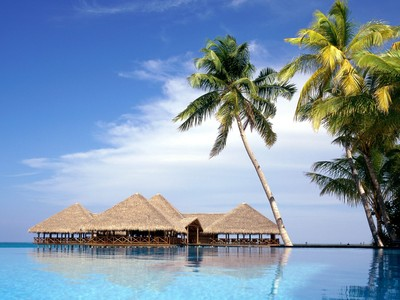
#> input picture p1-XX-YY/input/p1-1-0.png, 400 x 300 px, found by its file name
$ python main.py
#> lines starting #> are read from the running program, lines starting #| are printed output that depends on the picture
### p1-XX-YY/src/convolution.py
import cv2
import numpy as np

def convolve(input, kernel):
    # Makes sure all the data is ndarray
    input = np.array(input)
    kernel = np.array(kernel)

    # Create the output matrix
    output = np.zeros(input.shape)

    # Verify the convolution type chrome or BGR
    if(input.ndim == 2):
        convolution(input, kernel, output, -1)
    else:
        for i in range(3):
            convolution(input[:, :, i], kernel, output, i)

    return output

def convolution(input, kernel, output, channel):
    # Flips kernel to convolve
    kernel = np.flip(np.flip(kernel, 0), 1)

    # Get image information
    heightI, widthI = input.shape[:2]
    heightK, widthK = kernel.shape[:2]

    # Calculate the center, It will be used as difference between input and kernel
    diff = int(heightK/2)

    # Create border on image before convolving (using difference between kernel and input)
    input = cv2.copyMakeBorder(input, diff, diff, diff, diff, cv2.BORDER_CONSTANT, 0)

    # Slides kernel over the new bordered image
    for i in range(diff, heightI + diff):
        for j in range(diff, widthI + diff):
            value = np.sum(input[i - diff : i + diff + 1, j - diff : j + diff + 1] * kernel)

            if(channel == -1):
                output[i-diff, j-diff] = value
            else:
                output[i-diff, j-diff, channel] = value

### p1-XX-YY/src/gaussian_pyramid.py
import cv2
import copy as cp
import numpy as np
import masks as mask
import convolution as cv
import bi_interpolation as itp
import math

# Caller to generate the gaussian pyramid
def gaussianPyramid(img, lvl):
    gPyramid = []
    gPyramid.append(img)
    lvl -= 1

    aux = img

    for i in range(lvl):
        aux = pyrContract(aux)
        gPyramid.append(aux)

    return gPyramid

# Function that generates a half sized image of the input by sampling
def pyrContract(current_img):
    # Convolves input with the gaussian mask
    blur_img = cv.convolve(cp.copy(current_img), mask.g_3)

    height = math.floor(current_img.shape[0] / 2)
    width = math.floor(current_img.shape[1] / 2)
    channel = current_img.shape[2]

    aux = np.zeros((height, width, channel), np.uint8)

    for i in range(height):
        for j in range(width):
            for k in range(channel):
                # Skip every other pixel of input
                aux.itemset((i, j, k), blur_img.item(i * 2, j * 2, k))

    return aux

# Function that generates a double sized image of the input by interpolating
def pyrExpand(current_img):
    height, width, channel = current_img.shape

    aux = np.zeros((height * 2, width * 2, channel), np.uint8)

    for i in range(height):
        for j in range(width):
            for k in range(channel):
                # Generates an image from input missing every other pixel
                aux.itemset((i * 2, j * 2, k), current_img.item(i, j, k))

    # Interpolate the missing pixels with their surroundings
    aux = itp.interpolate(aux)

    return aux

### p1-XX-YY/src/place_pyramid.py
import cv2
import numpy as np
import gaussian_pyramid as gPyr
import math

# Caller to generate the laplacian pyramid, the last level is added in here
def placePyramid(img, lvl):
    lPyramid = []
    gPyramid = gPyr.gaussianPyramid(img, lvl)

    for i in range(lvl - 1):
        low_pass = gPyr.pyrExpand(gPyramid[i + 1])
        current_img = gPyramid[i]

        aux = pyrContract(current_img, low_pass)

        lPyramid.append(aux)

    i += 1
    lPyramid.append(gPyramid[i])

    return lPyramid

# Function that generates a half sized image of the input, result is the sharp
# details of input
def pyrContract(current_img, low_pass):
    while low_pass.shape[0] < current_img.shape[0]:
        current_img = np.delete(current_img,(-1),axis=0)
    while low_pass.shape[1] < current_img.shape[1]:
        current_img = np.delete(current_img,(-1),axis=1)

    aux = current_img
    aux = aux.astype(np.int16)

    for i in range(aux.shape[0]):
        for j in range(aux.shape[1]):
            for k in range(aux.shape[2]):
                # Subtract every pixel from a blured version of it, result are
                # the sharps details
                pixel = aux.item(i, j, k) - low_pass.item(i, j, k)
                aux.itemset((i, j, k), pixel)

    return aux

# Function that generates a double sized image of the input, the result is the
# way towards the original image
def pyrExpand(current_img, high_pass):
    # Uses the gaussian expansion
    low_pass = gPyr.pyrExpand(current_img)

    while low_pass.shape[0] < high_pass.shape[0]:
        high_pass = np.delete(high_pass, (-1), axis = 0)
    while low_pass.shape[1] < high_pass.shape[1]:
        high_pass = np.delete(high_pass, (-1), axis = 1)

    # Sums the expanded image with the sharp details saved previously
    aux = low_pass + high_pass

    return aux

### p1-XX-YY/src/bi_interpolation.py
import cv2
import numpy as np
import math
import copy as cp

# Caller function to the actual interpolation
def interpolate(input):
    output = cp.copy(input)

    if(input.ndim == 2):
        interpolation(input, output, -1)
    else:
        for i in range(3):
            interpolation(input[:, :, i], output, i)

    return output

# Performs interpolation on a single image channel
def interpolation(input, output, channel):
    i_height, i_width = input.shape

    # Goes over the entire image
    for i in range(1, i_height, 2):
        for j in range(1, i_width, 2):

            # Calculus for the three pixels that will be changed
            # Up
            if (j + 1 < i_width):
                mean = math.floor((input.item(i - 1, j - 1) + input.item(i - 1, j + 1)) / 2)
                output.itemset((i - 1, j, channel), mean)
            else:
                output.itemset((i - 1, j, channel), output.item((i - 1, j - 1, channel)))

            # Left
            if (i + 1 < i_height):
                mean = math.floor((input.item(i - 1, j - 1) + input.item(i + 1, j - 1)) / 2)
                output.itemset((i, j - 1, channel), mean)
            else:
                output.itemset((i, j - 1, channel), output.item((i - 1, j - 1, channel)))

            # Center
            if (i + 1 < i_height) and (j + 1 < i_width):
                mean = math.floor((input.item(i - 1, j - 1) + input.item(i - 1, j + 1) + input.item(i + 1, j - 1) + input.item(i + 1, j + 1)) / 4)
                output.itemset((i, j, channel), mean)
            else:
                output.itemset((i, j, channel), output.item(i - 1, j - 1, channel))

### p1-XX-YY/src/blending.py
import cv2
import numpy as np
import gaussian_pyramid as gPyr
import place_pyramid as pPyr
import math

# Blends img1 and img2 using mask and a number of levels for all the pyramids in
# the algorithm
def blend(img1, img2, mask, lvl):
    # Image number controller
    z = 0

    # Generate the gaussian pyramids
    g_pm = gPyr.gaussianPyramid(mask, lvl)

    # Generate the laplacian pyramid, gaussian generated inside of it
    l_p1 = pPyr.placePyramid(img1, lvl)
    l_p2 = pPyr.placePyramid(img2, lvl)

    # Multiplication of img1 and the mask
    i1_mask = l_p1[lvl - 1] * (g_pm[lvl - 1] / 255)
    z += 1

    # Multiplication of img2 and the negative of mask
    i2_mask = l_p2[lvl - 1] * (1 - (g_pm[lvl - 1] / 255))
    # cv2.imwrite('output/report/p1-2-4-{}.png'.format(z), i2_mask)
    z += 1

    # Sum of img1 and img2 after masked
    blend_img = i1_mask + i2_mask
    z += 1

    # Reconstruction of the levels
    for i in range(lvl - 1, 0, -1):
        while l_p1[i - 1].shape[0] < g_pm[i - 1].shape[0]:
            g_pm[i - 1] = np.delete(g_pm[i - 1], (-1), axis = 0)
        while l_p1[i - 1].shape[1] < g_pm[i - 1].shape[1]:
            g_pm[i - 1] = np.delete(g_pm[i - 1], (-1), axis = 1)

        # Generation of the next multiplied img1 with mask
        i1_mask = l_p1[i - 1] * (g_pm[i - 1] / 255)

        # Generation of the next multiplied img2 with mask
        i2_mask = l_p2[i - 1] * (1 - (g_pm[i - 1] / 255))

        # Sum of the masked images
        high_pass = i1_mask + i2_mask

        # Expansion of the summed image to be used in the next level computation
        blend_img = pPyr.pyrExpand(blend_img, high_pass)

    return blend_img

### p1-XX-YY/src/utils.py
import time as t

class time:
    # Measuring time

    def __init__(self):
        self.start_time = t.time()

    def elapsed(self):
        return t.time() - self.start_time

### p1-XX-YY/src/main.py
import cv2
import copy as cp
import numpy as np
import utils as ut

import masks as mask
import convolution as cv
import gaussian_pyramid as gPyr
import place_pyramid as pPyr
import blending as bl
import fourier as ft

# Python uses the BGR color scheme
input = cv2.imread('input/p1-1-0.png')
#> input is the input picture: shape (300, 400, 3); mean B, G, R 173, 149.9, 127.4

# 2.1

filter = [mask.g_3, mask.g_7, mask.g_15]

for i in range(len(filter)):
    time = ut.time()
    output = cv.convolve(cp.copy(input), filter[i])
    print("Convolution time[", i, "]: ", time.elapsed())
    cv2.imwrite('output/p1-2-1-{}.png'.format(i), output)

    time = ut.time()
    output = cv2.filter2D(cp.copy(input), -1, np.flip(np.flip(filter[i], 0), 1))
    print("OpenCV Convolution time[", i, "]: ", time.elapsed())
    print("")

# 2.2

output = gPyr.gaussianPyramid(cp.copy(input), 3)
#> after the loop in gaussianPyramid, `for i in range(lvl):`:
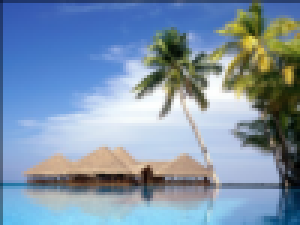
#> aux: shape (75, 100, 3) (shown 3 times larger); mean B, G, R 170.8, 147.8, 125.7
#> after the loop in gaussianPyramid, `for i in range(lvl):`: gPyramid = 3 items
#> output = 3 items

for i in range(len(output)):
    cv2.imwrite('output/p1-2-2-{}.png'.format(i), output[i])
#> this loop made 3 passes

# 2.3

# Image numbering control
k = 0

output = pPyr.placePyramid(cp.copy(input), 3)
#> after the loop in placePyramid, `for i in range(lvl - 1):`: lPyramid = 2 items

for i in range(len(output)):
    cv2.imwrite('output/p1-2-3-{}.png'.format(k), output[i])
    k += 1
#> after the loop, k = 3

# 2.3 Reconstruct

aux = output[len(output) - 1]
for j in range(len(output) - 1,  0, -1):
    aux = pPyr.pyrExpand(aux, output[j - 1])
#> this loop made 2 passes
#> j on pass 1: 2
#> pass 1, in interpolate (call 3), `output = cp.copy(input)`:
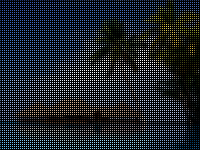
#> output: shape (150, 200, 3); mean of channels 0, 1, 2 42.7, 36.9, 31.4; drawn as B, G, R

i += 1
#> i = 3
cv2.imwrite('output/p1-2-3-{}.png'.format(k), aux)
k += 1
#> k = 4

# 2.4

img1 = cv2.imread('input/p1-2-4-0.png')
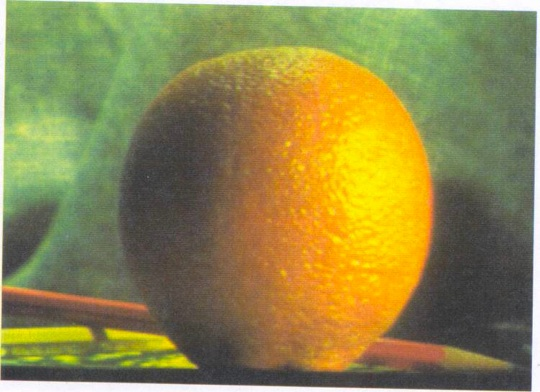
#> input picture p1-XX-YY/input/p1-2-4-0.png, 540 x 392 px, found by its file name
#> img1 is the input picture: shape (392, 540, 3); mean B, G, R 76.6, 135.5, 143.9
img2 = cv2.imread('input/p1-2-4-1.png')
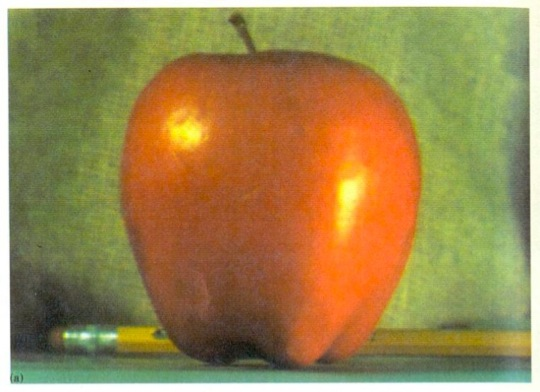
#> input picture p1-XX-YY/input/p1-2-4-1.png, 540 x 392 px, found by its file name
#> img2 is the input picture: shape (392, 540, 3); mean B, G, R 78.4, 132.9, 156.2
b_mask = cv2.imread('input/p1-2-4-2.png')
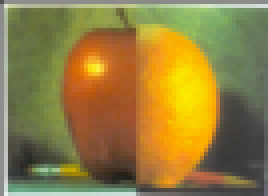
#> input picture p1-XX-YY/report/p1-2-4-2.png, 67 x 49 px, found by its file name (shown 4 times larger)
#> b_mask is the input picture: shape (49, 67, 3); mean B, G, R 64.2, 126, 146.1

output = bl.blend(img1, img2, b_mask, 4)
#> in blend, `g_pm = gPyr.gaussianPyramid(mask, lvl)`: g_pm = 4 items
#> call 3 of placePyramid, with lvl = 4
#> the loop in gaussianPyramid (call 5), `for i in range(lvl):` made 3 passes
#> pass 1, in convolution (call 42), `input = cv2.copyMakeBorder(input, diff, diff, diff, diff, cv2.BORDER_C..`:
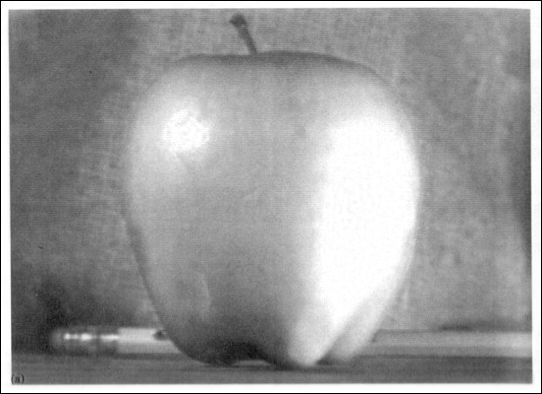
#> input: shape (394, 542); min 0, max 255, mean 154.8
#> after the loop in placePyramid (call 3), `for i in range(lvl - 1):`:
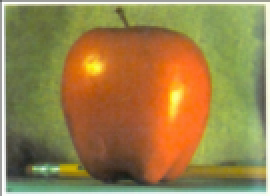
#> current_img: shape (98, 135, 3) (shown 2 times larger); mean B, G, R 75.9, 130.3, 153.6
#> (the run stopped early here; a loop or call above may not have finished)
